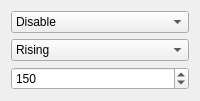
                   <widget class="QWidget" name="KEngine">
                    <attribute name="title">
                     <string>K</string>
                    </attribute>
                    <layout class="QVBoxLayout" name="verticalLayout_11">
                     <item>
                      <widget class="QComboBox" name="Kenable">
                       <property name="enabled">
                        <bool>true</bool>
                       </property>
                       <item>
                        <property name="text">
                         <string>Disable</string>
                        </property>
                       </item>
                       <item>
                        <property name="text">
                         <string>Enable</string>
                        </property>
                       </item>
                      </widget>
                     </item>
                     <item>
                      <widget class="QComboBox" name="KEdge">
                       <item>
                        <property name="text">
                         <string>Rising</string>
                        </property>
                       </item>
                       <item>
                        <property name="text">
                         <string>Falling</string>
                        </property>
                       </item>
                      </widget>
                     </item>
                     <item>
                      <widget class="QSpinBox" name="KLevel">
                       <property name="maximum">
                        <number>5000</number>
                       </property>
                       <property name="value">
                        <number>150</number>
                       </property>
                      </widget>
                     </item>
                    </layout>
                   </widget>
